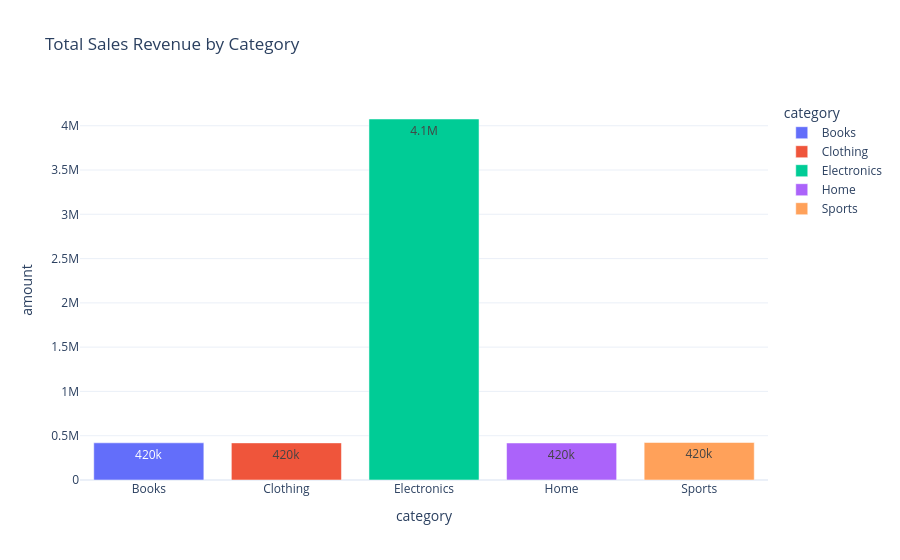

The notebook cell saved with this chart:
### Markdown cell above
### 8.5 Total Sales by Category
**Interactive Bar Chart**: Compare total revenue across categories.

### Code cell
category_sales = pdf.groupby("category")["amount"].sum().reset_index()

fig = px.bar(category_sales, x="category", y="amount", color="category",
             title="Total Sales Revenue by Category",
             text_auto='.2s',
             template="plotly_white")
fig.show()

### Figure 1 — Plotly figure (JSON) as saved in the notebook; plotly's stock layout.template omitted (floating-point values rounded to 4 significant figures)
{"data": [{"hovertemplate": "category=%{x}<br>amount=%{y}<extra></extra>", "legendgroup": "Books", "marker": {"color": "#636efa", "pattern": {"shape": ""}}, "name": "Books", "orientation": "v", "showlegend": true, "textposition": "auto", "texttemplate": "%{y:.2s}", "type": "bar", "x": ["Books"], "xaxis": "x", "y": [419900.0], "yaxis": "y"}, {"hovertemplate": "category=%{x}<br>amount=%{y}<extra></extra>", "legendgroup": "Clothing", "marker": {"color": "#EF553B", "pattern": {"shape": ""}}, "name": "Clothing", "orientation": "v", "showlegend": true, "textposition": "auto", "texttemplate": "%{y:.2s}", "type": "bar", "x": ["Clothing"], "xaxis": "x", "y": [419100.0], "yaxis": "y"}, {"hovertemplate": "category=%{x}<br>amount=%{y}<extra></extra>", "legendgroup": "Electronics", "marker": {"color": "#00cc96", "pattern": {"shape": ""}}, "name": "Electronics", "orientation": "v", "showlegend": true, "textposition": "auto", "texttemplate": "%{y:.2s}", "type": "bar", "x": ["Electronics"], "xaxis": "x", "y": [4076000.0], "yaxis": "y"}, {"hovertemplate": "category=%{x}<br>amount=%{y}<extra></extra>", "legendgroup": "Home", "marker": {"color": "#ab63fa", "pattern": {"shape": ""}}, "name": "Home", "orientation": "v", "showlegend": true, "textposition": "auto", "texttemplate": "%{y:.2s}", "type": "bar", "x": ["Home"], "xaxis": "x", "y": [418100.0], "yaxis": "y"}, {"hovertemplate": "category=%{x}<br>amount=%{y}<extra></extra>", "legendgroup": "Sports", "marker": {"color": "#FFA15A", "pattern": {"shape": ""}}, "name": "Sports", "orientation": "v", "showlegend": true, "textposition": "auto", "texttemplate": "%{y:.2s}", "type": "bar", "x": ["Sports"], "xaxis": "x", "y": [423500.0], "yaxis": "y"}], "layout": {"barmode": "relative", "legend": {"title": {"text": "category"}, "tracegroupgap": 0}, "title": {"text": "Total Sales Revenue by Category"}, "xaxis": {"anchor": "y", "categoryarray": ["Books", "Clothing", "Electronics", "Home", "Sports"], "categoryorder": "array", "domain": [0, 1], "title": {"text": "category"}}, "yaxis": {"anchor": "x", "domain": [0, 1], "title": {"text": "amount"}}}}
